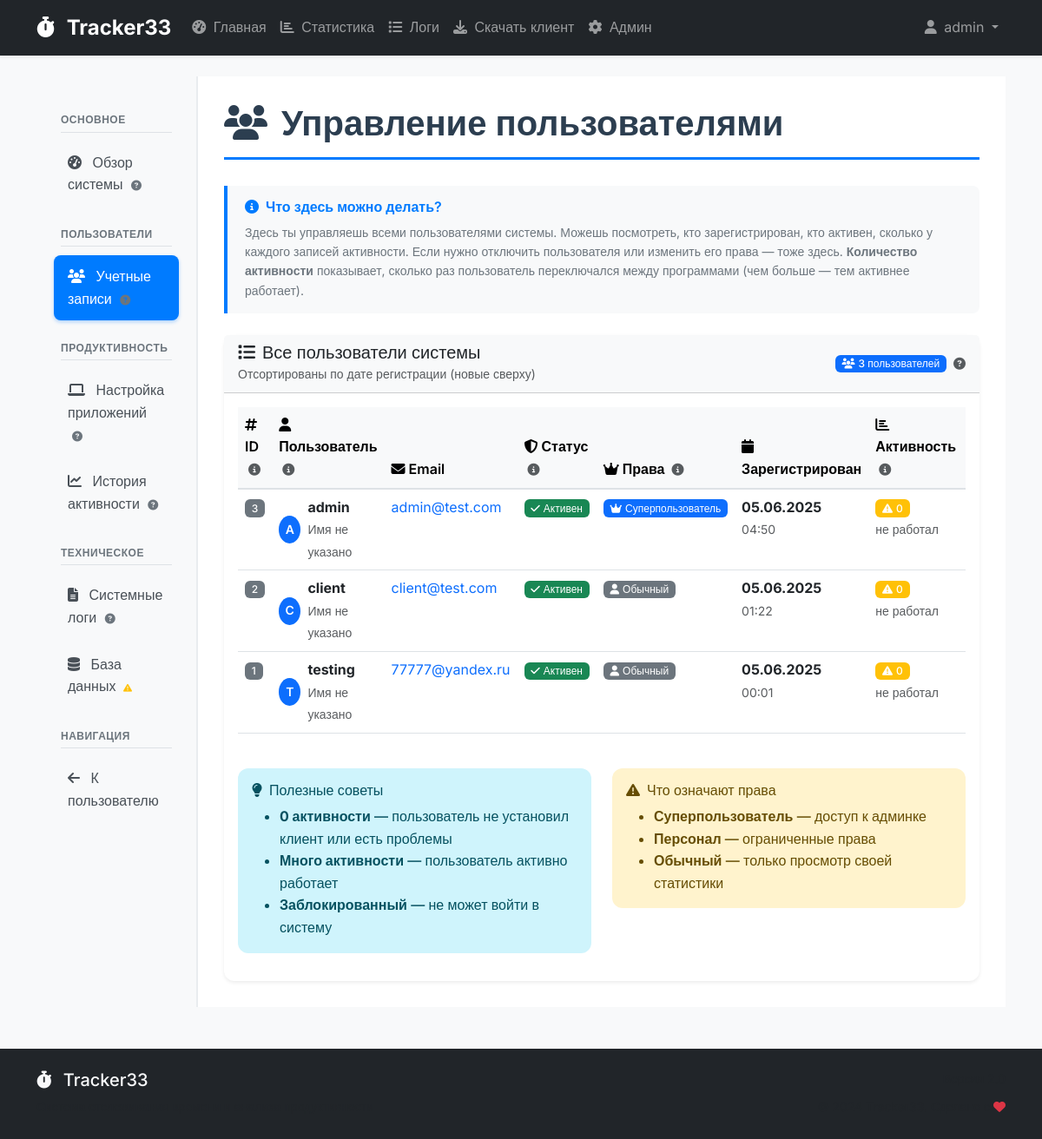
/admin-panel/users/ (signed in), run on the app's committed database.
### users/models.py (models this page shows, shortened)
class CustomUser(AbstractUser):
    groups = models.ManyToManyField(
        'auth.Group',
        verbose_name='groups',
        blank=True,
        help_text='The groups this user belongs to.',
        related_name='custom_user_set',
        related_query_name='custom_user'
    )
    user_permissions = models.ManyToManyField(
        'auth.Permission',
        verbose_name='user permissions',
        blank=True,
        help_text='Specific permissions for this user.',
        related_name='custom_user_set',
        related_query_name='custom_user'
    )
    department = models.CharField(max_length=100, verbose_name='Отдел')
    position = models.CharField(max_length=100, verbose_name='Должность')
    is_active_tracking = models.BooleanField(default=True, verbose_name='Активное отслеживание')
    class Meta:
        verbose_name = 'Пользователь'
        verbose_name_plural = 'Пользователи'

### admin_panel/views.py (the view)
# urls.py: path('users/', views.UserListView.as_view(), name='users'),
class UserListView(LoginRequiredMixin, SuperUserRequiredMixin, ListView):
    model = CustomUser
    template_name = 'admin_panel/user_list.html'
    context_object_name = 'users'
    def get_queryset(self):
        return CustomUser.objects.annotate(
            activity_count=Count('useractivity')
        ).order_by('-date_joined')

### admin_panel/views.py (called while the page is built)
    def test_func(self):
        return self.request.user.is_superuser

### tracking/logging.py (called while the page is built)
    @staticmethod
    def log_view_performance(view_name, response_time, status_code):
        log_data = {
            'timestamp': datetime.now().isoformat(),
            'view_name': view_name,
            'response_time': response_time,
            'status_code': status_code
        }
        performance_logger.info(json.dumps(log_data))

### templates/admin_panel/user_list.html (shortened to what this page needs)
{% extends 'admin_panel/base_admin.html' %}
{% block admin_content %}
<h1 class="admin-title">
    <i class="fas fa-users me-3"></i>Управление пользователями
</h1>
<div class="section-description">
    <h6><i class="fas fa-info-circle me-2"></i>Что здесь можно делать?</h6>
    <p>
        Здесь ты управляешь всеми пользователями системы. Можешь посмотреть, кто зарегистрирован,
        кто активен, сколько у каждого записей активности. Если нужно отключить пользователя или
        изменить его права — тоже здесь. <strong>Количество активности</strong> показывает, сколько
        раз пользователь переключался между программами (чем больше — тем активнее работает).
    </p>
</div>
<div class="card">
    <div class="card-header bg-light d-flex justify-content-between align-items-center">
        <div>
            <h5 class="mb-0">
                <i class="fas fa-list me-2"></i>Все пользователи системы
            </h5>
            <small class="text-muted">
                Отсортированы по дате регистрации (новые сверху)
            </small>
        </div>
        <div class="d-flex align-items-center">
            <span class="badge bg-primary me-2">
                <i class="fas fa-users me-1"></i>{{ users|length }} пользователей
            </span>
            <i class="fas fa-question-circle text-muted"
               data-bs-toggle="tooltip"
               title="Список всех зарегистрированных пользователей с возможностью редактирования"></i>
        </div>
    </div>
    <div class="card-body">
        {% if users %}
        <div class="table-responsive">
            <table class="table table-hover">
                <thead class="table-light">
                    <tr>
                        <th>
                            <i class="fas fa-hashtag me-1"></i>ID
                            <i class="fas fa-info-circle text-muted ms-1"
                               data-bs-toggle="tooltip"
                               title="Уникальный номер пользователя в системе"></i>
                        </th>
                        <th>
                            <i class="fas fa-user me-1"></i>Пользователь
                            <i class="fas fa-info-circle text-muted ms-1"
                               data-bs-toggle="tooltip"
                               title="Логин и полное имя пользователя"></i>
                        </th>
                        <th>
                            <i class="fas fa-envelope me-1"></i>Email
                        </th>
                        <th>
                            <i class="fas fa-shield-alt me-1"></i>Статус
                            <i class="fas fa-info-circle text-muted ms-1"
                               data-bs-toggle="tooltip"
                               title="Активен = может входить в систему, Неактивен = заблокирован"></i>
                        </th>
                        <th>
                            <i class="fas fa-crown me-1"></i>Права
                            <i class="fas fa-info-circle text-muted ms-1"
                               data-bs-toggle="tooltip"
                               title="Суперпользователь = полный доступ к админке"></i>
                        </th>
                        <th>
                            <i class="fas fa-calendar me-1"></i>Зарегистрирован
                        </th>
                        <th>
                            <i class="fas fa-chart-bar me-1"></i>Активность
                            <i class="fas fa-info-circle text-muted ms-1"
                               data-bs-toggle="tooltip"
                               title="Количество сессий работы — переключений между программами"></i>
                        </th>
                        <th>
                        </th>
                    </tr>
                </thead>
                <tbody>
                    {% for user in users %}
                    <tr>
                        <td>
                            <span class="badge bg-secondary">{{ user.id }}</span>
                        </td>
                        <td>
                            <div class="d-flex align-items-center">
                                <div class="avatar-sm me-2 bg-primary text-white rounded-circle d-flex align-items-center justify-content-center">
                                    {{ user.username|first|upper }}
                                </div>
                                <div>
                                    <strong>{{ user.username }}</strong>
                                    {% if user.get_full_name %}
                                    <br><small class="text-muted">{{ user.get_full_name }}</small>
                                    {% else %}
                                    <br><small class="text-muted">Имя не указано</small>
                                    {% endif %}
                                </div>
                            </div>
                        </td>
                        <td>
                            {% if user.email %}
                                <a href="mailto:{{ user.email }}" class="text-decoration-none">
                                    {{ user.email }}
                                </a>
                            {% else %}
                                <span class="text-muted">Не указан</span>
                            {% endif %}
                        </td>
                        <td>
                            {% if user.is_active %}
                                <span class="badge bg-success">
                                    <i class="fas fa-check me-1"></i>Активен
                                </span>
                            {% else %}
                                <span class="badge bg-danger">
                                    <i class="fas fa-ban me-1"></i>Заблокирован
                                </span>
                            {% endif %}
                        </td>
                        <td>
                            {% if user.is_superuser %}
                                <span class="badge bg-primary">
                                    <i class="fas fa-crown me-1"></i>Суперпользователь
                                </span>
                            {% elif user.is_staff %}
                                <span class="badge bg-info">
                                    <i class="fas fa-user-tie me-1"></i>Персонал
                                </span>
                            {% else %}
                                <span class="badge bg-secondary">
                                    <i class="fas fa-user me-1"></i>Обычный
                                </span>
                            {% endif %}
                        </td>
                        <td>
                            <div>
                                <strong>{{ user.date_joined|date:"d.m.Y" }}</strong>
                                <br><small class="text-muted">{{ user.date_joined|date:"H:i" }}</small>
                            </div>
                        </td>
                        <td>
                            {% if user.activity_count > 0 %}
                                <span class="badge bg-success fs-6">
                                    {{ user.activity_count }}
                                </span>
                                <br><small class="text-muted">сессий</small>
                            {% else %}
                                <span class="badge bg-warning">
                                    <i class="fas fa-exclamation-triangle me-1"></i>0
                                </span>
                                <br><small class="text-muted">не работал</small>
                            {% endif %}
                        </td>
                        <td>
                        </td>
                    </tr>
                    {% endfor %}
                </tbody>
            </table>
        </div>
        <div class="mt-4 row">
            <div class="col-md-6">
                <div class="alert alert-info">
                    <h6 class="alert-heading">
                        <i class="fas fa-lightbulb me-2"></i>Полезные советы
                    </h6>
                    <ul class="mb-0">
                        <li><strong>0 активности</strong> — пользователь не установил клиент или есть проблемы</li>
                        <li><strong>Много активности</strong> — пользователь активно работает</li>
                        <li><strong>Заблокированный</strong> — не может войти в систему</li>
                    </ul>
                </div>
            </div>
            <div class="col-md-6">
                <div class="alert alert-warning">
                    <h6 class="alert-heading">
                        <i class="fas fa-exclamation-triangle me-2"></i>Что означают права
                    </h6>
                    <ul class="mb-0">
                        <li><strong>Суперпользователь</strong> — доступ к админке</li>
                        <li><strong>Персонал</strong> — ограниченные права</li>
                        <li><strong>Обычный</strong> — только просмотр своей статистики</li>
                    </ul>
                </div>
            </div>
        </div>
        {% endif %}
    </div>
</div>
{% endblock %}

### templates/base.html (shortened to what this page needs)
<!DOCTYPE html>
{% load static %}
<html lang="ru">
<head>
    <link href="https://cdn.jsdelivr.net/npm/bootstrap@5.3.0/dist/css/bootstrap.min.css" rel="stylesheet">
    <link rel="stylesheet" href="https://cdnjs.cloudflare.com/ajax/libs/font-awesome/6.4.0/css/all.min.css">
</head>
<body>
    <nav class="navbar navbar-expand-lg navbar-dark bg-dark shadow-sm">
        <div class="container">
            <a class="navbar-brand" href="/">
                <i class="fas fa-stopwatch me-2"></i>
                Tracker33
            </a>
            <div class="collapse navbar-collapse" id="navbarNav">
                <ul class="navbar-nav me-auto">
                    {% if user.is_authenticated %}
                        <li class="nav-item">
                            <a class="nav-link" href="{% url 'dashboard' %}">
                                <i class="fas fa-tachometer-alt me-1"></i>
                                Главная
                            </a>
                        </li>
                        <li class="nav-item">
                            <a class="nav-link" href="{% url 'statistics' %}">
                                <i class="fas fa-chart-bar me-1"></i>
                                Статистика
                            </a>
                        </li>
                        <li class="nav-item">
                            <a class="nav-link" href="{% url 'logs' %}">
                                <i class="fas fa-list me-1"></i>
                                Логи
                            </a>
                        </li>
                        <li class="nav-item">
                            <a class="nav-link" href="{% url 'download_tracker' %}">
                                <i class="fas fa-download me-1"></i>
                                Скачать клиент
                            </a>
                        </li>
                        {% if user.is_staff %}
                        <li class="nav-item">
                            <a class="nav-link" href="{% url 'admin_panel:dashboard' %}">
                                <i class="fas fa-cog me-1"></i>
                                Админ
                            </a>
                        </li>
                        {% endif %}
                    {% endif %}
                </ul>
                <ul class="navbar-nav">
                    {% if user.is_authenticated %}
                        <li class="nav-item dropdown">
                            <a class="nav-link dropdown-toggle" href="#" id="navbarDropdown" role="button" data-bs-toggle="dropdown">
                                <i class="fas fa-user me-1"></i>
                                {{ user.username }}
                            </a>
                        </li>
                    {% endif %}
                </ul>
            </div>
        </div>
    </nav>
    <main class="container mt-4 mb-5">
        {% block content %}{% endblock %}
    </main>
    <footer class="bg-dark text-light py-4 mt-auto">
        <div class="container">
            <div class="row">
                <div class="col-md-6">
                    <h5>
                        <i class="fas fa-stopwatch me-2"></i>
                        Tracker33
                    </h5>
                    <p class="text-muted mb-0">Система отслеживания времени и анализа продуктивности</p>
                </div>
                <div class="col-md-6 text-md-end">
                    <p class="text-muted mb-2">Версия 2.0</p>
                    <div>
                        <small class="text-muted">
                            © 2024 Tracker33. Сделано с
                            <i class="fas fa-heart text-danger"></i>
                        </small>
                    </div>
                </div>
            </div>
        </div>
    </footer>
</body>
</html>

### templates/base.html (style rules this page uses)
:root { --primary-color: #0d6efd; --secondary-color: #6c757d; --success-color: #198754; --info-color: #0dcaf0; --warning-color: #ffc107; --danger-color: #dc3545; --light-color: #f8f9fa; --dark-color: #212529; }
body { font-family: 'Inter', sans-serif; background-color: #f8f9fa; line-height: 1.6; }
.navbar-brand { font-weight: 700; font-size: 1.5rem; }
.card { border: none; box-shadow: 0 0.125rem 0.25rem rgba(0, 0, 0, 0.075); border-radius: 0.75rem; transition: transform 0.2s ease-in-out, box-shadow 0.2s ease-in-out; }
.badge { font-weight: 500; }
.table th { font-weight: 600; border-bottom: 2px solid #dee2e6; }
.text-muted { font-size: 0.875rem; }
.alert { border: none; border-radius: 0.75rem; font-weight: 500; }

### templates/admin_panel/base_admin.html (style rules this page uses)
.admin-title { margin-bottom: 30px; border-bottom: 3px solid #007bff; padding-bottom: 15px; color: #2c3e50; font-weight: 600; }
.section-description { background-color: #f8f9fa; border-left: 4px solid #007bff; padding: 15px 20px; margin-bottom: 25px; border-radius: 0 8px 8px 0; }
.section-description h6 { color: #007bff; font-weight: 600; margin-bottom: 8px; }
.section-description p { margin-bottom: 0; color: #6c757d; font-size: 14px; }

### templates/admin_panel/user_list.html (style rules this page uses)
.avatar-sm { width: 32px; height: 32px; font-size: 14px; font-weight: 600; }

### data on the page
CustomUser: username "admin", id "3", username|first "A", first_name "Имя не указано", email "admin@test.com", is_active True (drawn), is_superuser True (drawn), date_joined "05.06.2025", date_joined "04:50", shows "не работал"
CustomUser: id "2", username|first "C", username "client", first_name "Имя не указано", email "client@test.com", is_active True (drawn), is_superuser False (drawn), date_joined "05.06.2025", date_joined "01:22", shows "не работал"
CustomUser: id "1", username|first "T", username "testing", first_name "Имя не указано", email "77777@yandex.ru", is_active True (drawn), is_superuser False (drawn), date_joined "05.06.2025", date_joined "00:01", shows "не работал"

### other printed values
{{ users|length }} "3"
